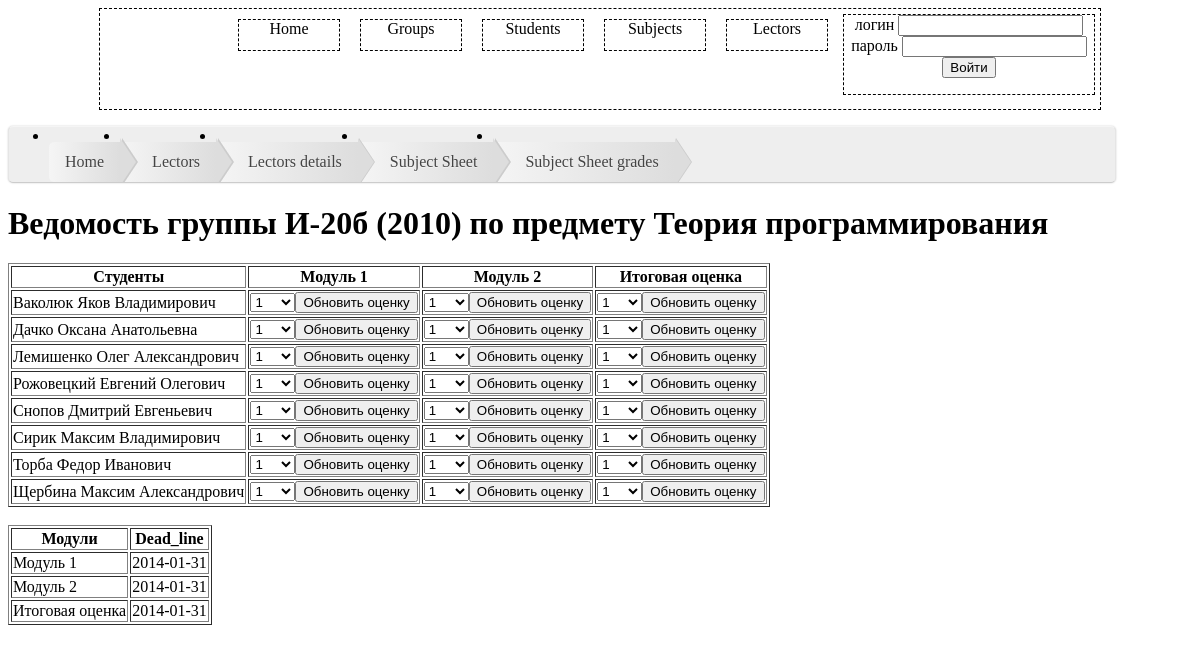
Screenshot of /vedomost_grades.php?groupId=1&subjectId=1 with the database file from the repository.
### tables this page shows
CREATE TABLE IF NOT EXISTS `groups` (
  `group_id` int(10) NOT NULL AUTO_INCREMENT,
  `group_name` text,
  `specialty` text,
  PRIMARY KEY (`group_id`)
);

CREATE TABLE IF NOT EXISTS `subjects` (
  `subject_id` int(10) NOT NULL AUTO_INCREMENT,
  `subject_title` text,
  `subject_credits` int(11) DEFAULT NULL,
  `lector_id` int(10) DEFAULT NULL,
  PRIMARY KEY (`subject_id`),
  KEY `subjects_fk1` (`lector_id`)
);

CREATE TABLE IF NOT EXISTS `modules` (
  `module_id` int(10) NOT NULL AUTO_INCREMENT,
  `module_name` text,
  `subject_id` int(10) DEFAULT NULL,
  PRIMARY KEY (`module_id`),
  KEY `modules_fk1` (`subject_id`)
);

CREATE TABLE IF NOT EXISTS `students` (
  `student_id` int(10) NOT NULL AUTO_INCREMENT,
  `student_name` text,
  `student_notes` text,
  `student_email` text,
  `parent_email` text NOT NULL,
  `group_id` int(10) DEFAULT NULL,
  `role` int(11) NOT NULL,
  `pwd` int(11) NOT NULL,
  PRIMARY KEY (`student_id`),
  KEY `students_fk1` (`group_id`)
);

CREATE TABLE IF NOT EXISTS `groups_modules` (
  `group_module_id` int(10) NOT NULL AUTO_INCREMENT,
  `group_id` int(10) DEFAULT NULL,
  `module_id` int(10) DEFAULT NULL,
  `dead_line` date DEFAULT NULL,
  PRIMARY KEY (`group_module_id`),
  KEY `groups_modules_fk1` (`group_id`),
  KEY `groups_modules_fk2` (`module_id`)
);

### vedomost_grades.php (the view, shortened to what this page needs)
<?php
include('index.php');
echo "<ul id=\"breadcrumbs\">
        <li><a href=\"index.php\">Home</a></li>
        <li><a href=\"list.php?info=lectors\">Lectors</a></li>
		<li><a href=\"lectors_details.php?lectorId=".$_GET['lectorId']."\">Lectors details</a></li>
		<li><a href=\"vedomost.php?groupId=".$_GET['groupId']."&subjectId=".$_GET['subjectId']."\">Subject Sheet</a></li>
		<li><a href=\"vedomost_grades.php?groupId=".$_GET['groupId']."&subjectId=".$_GET['subjectId']."\">Subject Sheet grades</a></li>
    </ul>";
$groupId=$_GET['groupId'];
$subjectId=$_GET['subjectId'];
$queryGroup = "Select * from groups where group_id=".$groupId ;
$result=mysql_query($queryGroup );
$rowGroup = mysql_fetch_array($result);
$querySubject = "Select * from subjects where subject_id=".$subjectId ;
$result=mysql_query($querySubject );
$rowSubject = mysql_fetch_array($result);
echo "<h1> Ведомость группы ". $rowGroup['group_name']. " по предмету " .  $rowSubject['subject_title'] ."</h1>";
$queryStudent = "Select * from students where group_id=".$groupId;
$resultStudent = $result=mysql_query($queryStudent );
$queryModule = "Select * from modules where subject_id=".$subjectId;
$resultModule = $result=mysql_query($queryModule ) ;
$queryModuled = "Select * from modules where subject_id=".$subjectId;
$queryDead = "Select * from groups_modules join modules on groups_modules.module_id = modules.module_id where group_id=".$groupId;
$resultDead =mysql_query($queryDead );
echo "<table border =1>";
echo"<tr>";
echo "<th>Cтуденты</th>";
while($rowModule = mysql_fetch_array($resultModule))
{
    echo "<th>".$rowModule['module_name']."</th>";
}
echo"</tr>";
	while($rowStudent = mysql_fetch_array($resultStudent))
		{
			echo "<tr>";
			echo "<td>".$rowStudent['student_name']."</td>";
				$resultModuled =mysql_query($queryModuled );
				while($rowModuled = mysql_fetch_array($resultModuled))
				{
					echo "<form action='vedomost_grades.php' method='POST'><td><select name='Grade'>";
					echo  "<option value='" . "1" . "'>". '1'."</option>";
					 echo "</select>";
					 echo  "<input type='submit' value='Обновить оценку'>";
					 echo "</td>";
					  echo "</form>";
				}
				echo "</tr>";
		}
$queryModule = "Select * from modules where subject_id=".$subjectId;
$resultModule = $result=mysql_query($queryModule ) ;
echo "</table>";
echo "<table border =1>";
echo"<tr>";
echo "<th>Модули</th>";
echo "<th>Dead_line</th>";
echo "</tr>";
while($rowModule = mysql_fetch_array($resultModule)){
    $rowDead = mysql_fetch_array($resultDead);
    echo "<td>".$rowModule['module_name']."</td>";
	echo "<td>".$rowDead['dead_line']."</td>";
}
echo "</table>";
?>

### css/index.css (style rules this page uses)
a { margin-top:15px; text-decoration: none; color: #000; }
#breadcrumbs { background: #eee; border-width: 1px; border-style: solid; border-color: #f5f5f5 #e5e5e5 #ccc; border-radius: 5px; box-shadow: 0 0 2px rgba(0,0,0,.2); overflow: hidden; width: 90%; }
#breadcrumbs li { float: left; }
#breadcrumbs a { padding: .7em 1em .7em 2em; float: left; text-decoration: none; color: #444; position: relative; text-shadow: 0 1px 0 rgba(255,255,255,.5); background-color: #ddd; background-image: linear-gradient(to right, #f5f5f5, #ddd); }
#breadcrumbs li:first-child a { padding-left: 1em; border-radius: 5px 0 0 5px; }
#breadcrumbs a::after, #breadcrumbs a::before { content: ""; position: absolute; top: 50%; margin-top: -1.5em; border-top: 1.5em solid transparent; border-bottom: 1.5em solid transparent; border-left: 1em solid; right: -1em; }
#breadcrumbs a::after { z-index: 2; border-left-color: #ddd; }
#breadcrumbs a::before { border-left-color: #ccc; right: -1.1em; z-index: 1; }

### rows the page displays
groups: group_name "И-20б (2010)"
subjects: subject_title "Теория программирования"
modules: module_name "Модуль 1", groups_modules.dead_line "2014-01-31"
modules: module_name "Модуль 2", groups_modules.dead_line "2014-01-31"
modules: module_name "Итоговая оценка", groups_modules.dead_line "2014-01-31"
students: student_name "Ваколюк Яков Владимирович"
students: student_name "Дачко Оксана Анатольевна"
students: student_name "Лемишенко Олег Александрович"
students: student_name "Рожовецкий Евгений Олегович"
students: student_name "Снопов Дмитрий Евгеньевич"
students: student_name "Сирик Максим Владимирович"
students: student_name "Торба Федор Иванович"
students: student_name "Щербина Максим Александрович"
